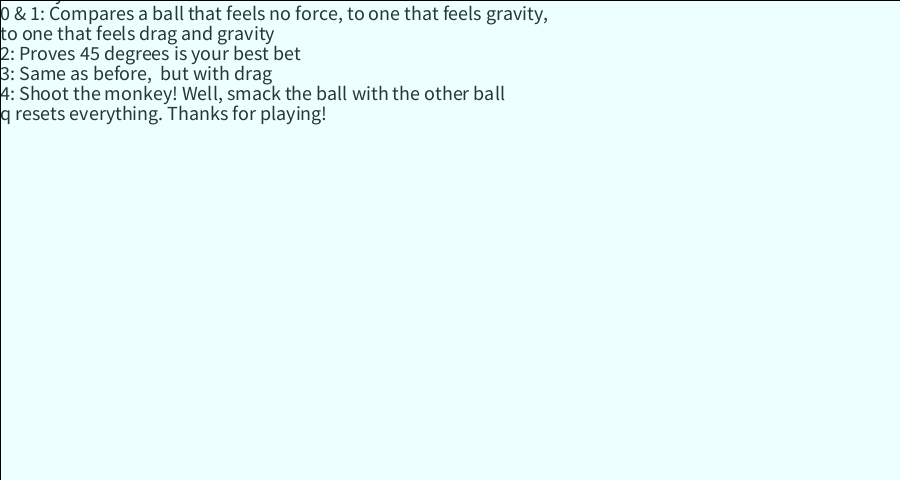
Frame 1 (no input)
Frame 60 (the mouse pressed at the canvas centre just before this capture): identical to frame 1, image omitted
Frame 120 (the mouse held since frame 60 and released just before this capture): identical to frame 1, image omitted

The Processing sketch that drew this single still picture (run headless with seeded random() and noise(); from frame 60 on, the mouse is pressed at the canvas centre):

// Processing sketch: processing_103699
// ── processing_103699.pde

//Copyright 2013
//D. John Kirby
int i;
int maxBalls = 6;
Ball[] balls = new Ball[maxBalls];
int simNum = -1;
void setup()
{
 frameRate(30);
 size(900,480);
 setupSim(simNum);
 background(177,255,255);
}
void draw()
{
  if (simNum == -1)
  {
     background(255);
  textSize(20);
  fill(0);
  text("Select your simulation", 0, 0);
  text( "0 & 1: Compares a ball that feels no force, to one that feels gravity,",0,20);
  text("to one that feels drag and gravity", 0,40);
  text("2: Proves 45 degrees is your best bet", 0, 60);
  text("3: Same as before,  but with drag",0,80);
  text("4: Shoot the monkey! Well, smack the ball with the other ball",0,100);
  text("q resets everything. Thanks for playing!",0,120);

  }
  if(keyPressed)
  {
    background(255);
     if (key == '0')
       simNum = 0;
     else if(key == '1')
        simNum = 1;
     else if(key == '2')
        simNum = 2;
     else if(key == '3')
       simNum =3;
     else if(key == '4')
        simNum = 4;
     else if(key == '5')
        simNum = 5;
     else if(key == '6')
        simNum = 5;
     else if(key == 'q')
        simNum = -1;
     setupSim(simNum);
   }
   else
   {
     if (simNum != 3 && simNum != 2)
     {
       fill(177,255,255,55);
       rect(0,0,width,height);
     }
     for( i =0; i < maxBalls; i++)
     {
      if( balls[i] != null)
      {
        (balls[i]).display();
        (balls[i]).move(); 
      }
     }
   }
}

void setupSim(int simNum)
{
 for( i = 0; i < maxBalls; i++)
   balls[i] = null;
   
 color col = color(255,0,0);
 if(simNum == 0)
 {
   balls[0] = new Ball(0.0, 1.0*height/8, 10.0, 0.0, 0.0, 0.0, col);
   col = color(0,255,0);
   balls[1] = new Ball(0.0, 1.0*height/8+10,10.0,0.0,0.25,0.0, col);
   col = color(0,0,255);
   balls[2] = new Ball(0.0, 1.0*height/8+20,10.0,0.0,0.25,0.001, col);
 }
 else if (simNum==1)
 {
   balls[0] = new Ball(0.0, 1.0*height, 10.0, -10.0, 0.0, 0.0, col);
   col = color(0,255,0);
   balls[1] = new Ball(0.0, 1.0*height,10.0,-10.0,0.25,0.0, col);
   col = color(0,0,255);
   balls[2] = new Ball(0.0, 1.0*height,10.0,-10.0,0.25,0.001, col);
 }
 else if (simNum == 2)
 {
   frameRate(20);
   for( int j = 0; j < 6; j ++)
   {
    col = color(random(255),random(255),random(255));
    balls[j] = new Ball(0.0,1.0*height, 15.0*sin(radians(15*j)), -15.0*cos(radians(15*j)), 0.25, 0.0, col);
   }
 }
 else if (simNum == 3)
 {
   frameRate(20);
   for( int j = 0; j < 6; j ++)
   {
    col = color(random(255),random(255),random(255));
    balls[j] = new Ball(0.0,1.0*height, 15.0*sin(radians(15*j)), -15.0*cos(radians(15*j)), 0.25, 0.001, col);
   }
 }

  else if (simNum == 4)
  {
     col = color(random(255),random(255),random(255));
     balls[0] = new Ball(0.0, 1.0*height, 15.0, 15.0, 0.25, 0.0, col); 
     balls[1] = new Ball(700.0, height-700.0, 0.0, 0.0, 0.25, 0.0, col, 20);
  }
   
}


class Ball
{
 float xpos;
 float ypos;
 float xvel;
 float yvel; 
 float rad;
 float fric;
 float gravy;
 color col;

 Ball(float xin, float yin, float xvin, float yvin, float gravy, float fric, color col)
 {
  xpos = xin;
  ypos = yin;
  xvel = xvin;
  yvel = yvin; 
  rad = 10;
  this.gravy = gravy;
  this.col = col;
  this.fric = fric;
 }
 
  Ball(float xin, float yin, float xvin, float yvin, float gravy, float fric, color col, int rad)
 {
  xpos = xin;
  ypos = yin;
  xvel = xvin;
  yvel = yvin; 
  this.rad = rad;
  this.gravy = gravy;
  this.col = col;
  this.fric = fric;
 }
 
 void display()
 {
  fill(col);
  ellipse(xpos,ypos,rad,rad); 
 }
 
 void move()
 {
   //if ( (xpos > width)|| (xpos <0))
   //  xvel = -xvel;
   if (ypos > height)
   {
     yvel = -yvel;
     ypos = height-1;
   }
   
 
   if (xvel > 0)
     xvel = xvel - fric*xvel*xvel;
   else
     xvel = xvel + fric*xvel*xvel;
     
   if (yvel > 0)
     yvel = yvel + gravy - fric*yvel*yvel;
   else
     yvel = yvel + gravy + fric*yvel*yvel;
     
   ypos = ypos + yvel;
   xpos = xpos + xvel;
   
   //kill dead balls
   if (abs(yvel) < 0.25)
   {
    yvel = 0; 
   }
 }
 }
